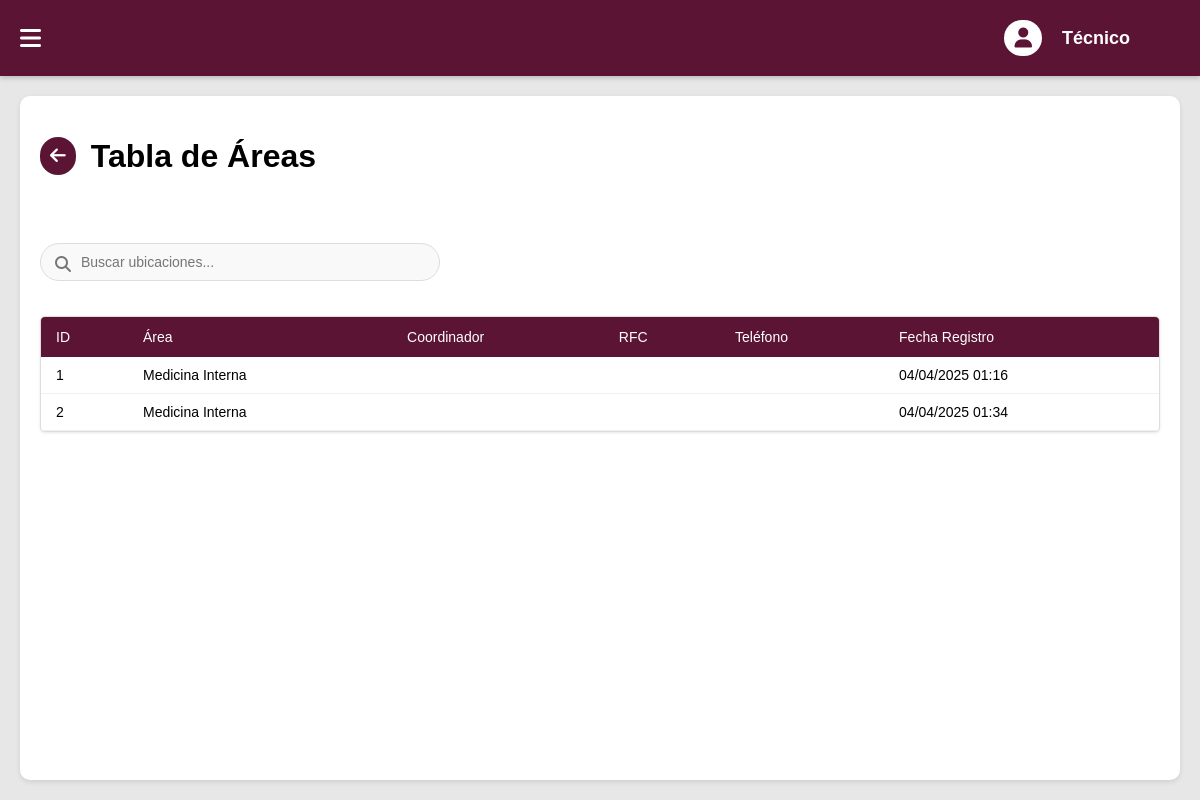
The page /Panel/tablasT/tablaUbicacionesT.php on the database its author committed.
### tables this page shows
CREATE TABLE `ubicaciones` (
  `id` int(11) NOT NULL,
  `nombre_ubicacion` varchar(100) NOT NULL,
  `nombre_area` varchar(100) NOT NULL,
  `nombre_familia` varchar(100) NOT NULL,
  `fecha_creacion` timestamp NOT NULL DEFAULT current_timestamp(),
  `fecha_actualizacion` timestamp NOT NULL DEFAULT current_timestamp() ON UPDATE current_timestamp()
);

### Panel/tablasT/tablaUbicacionesT.php (the view, shortened to what this page needs)
<?php
require_once __DIR__ . '/../../config/conexion.php';
?>
<html lang="es">
<head>
    <link rel="stylesheet" href="../../CSS/tablas.css">
    <link rel="stylesheet" href="../../CSS/admin.css">
    <link rel="stylesheet" href="../../CSS/inventario.css">
    <link rel="stylesheet" href="https://cdnjs.cloudflare.com/ajax/libs/font-awesome/6.7.2/css/all.min.css">
</head>
<body>
    <header class="headerPanel">
        <div class="menu-icon" onclick="toggleMenu()">
            <i class="fas fa-bars"></i>
        </div>
        <div class="user-info">
            <i class="fas fa-user"></i>
            <span>Técnico</span>
        </div>
    </header>
    <main class="main-content">
        <h1>
            <a href="../tablasT.php" class="back-btn">
                <i class="fas fa-arrow-left"></i>
            </a>
            Tabla de Áreas
        </h1><br><br>
        <div class="search-container">
            <i class="fas fa-search search-icon"></i>
            <input type="text" id="searchInput" placeholder="Buscar ubicaciones..." class="search-input">
        </div>
        <div class="table-container">
            <table class="scrollable-table" id="locationsTable">
                <thead>
                    <tr>
                        <th>ID</th>
                        <th>Área</th>
                        <th>Coordinador</th>
                        <th>RFC</th>
                        <th>Teléfono</th>
                        <th>Fecha Registro</th>
                    </tr>
                </thead>
                <tbody>
                    <?php
                    $query = "SELECT * FROM ubicaciones ORDER BY id ASC";
                    $result = mysqli_query($conectar, $query);
                    while ($row = mysqli_fetch_assoc($result)) {
                        echo "<tr>";
                        echo "<td>{$row['id']}</td>";
                        echo "<td>" . htmlspecialchars($row['nombre_area']) . "</td>";
                        echo "<td>" . htmlspecialchars($row['coordinador']) . "</td>";
                        echo "<td>" . htmlspecialchars($row['rfc']) . "</td>";
                        echo "<td>" . htmlspecialchars($row['telefono']) . "</td>";
                        echo "<td>" . date('d/m/Y H:i', strtotime($row['fecha_creacion'])) . "</td>";
                        echo "</tr>";
                    }
                    ?>
                </tbody>
            </table>
        </div>
    </main>
</body>
</html>

### CSS/tablas.css (style rules this page uses)
.table-container { max-width: 100%; overflow: auto; border: 1px solid #ddd; border-radius: 5px; margin: 20px 0; background: white; max-height: 75vh; box-shadow: 0 1px 3px rgba(0,0,0,0.1); }
.scrollable-table { width: max-content; min-width: 100%; border-collapse: collapse; font-size: 14px; }
.scrollable-table th { background-color: #5c1434; color: white; position: sticky; top: 0; padding: 12px 15px; text-align: left; font-weight: normal; white-space: nowrap; }
.scrollable-table td { padding: 10px 15px; border-bottom: 1px solid #f0f0f0; vertical-align: middle; }
.search-container { position: relative; flex-grow: 1; max-width: 400px; }
.search-input { width: 100%; padding: 10px 15px 10px 40px; border: 1px solid #ddd; border-radius: 20px; font-size: 14px; transition: all 0.3s; background-color: #f9f9f9; }
.search-icon { position: absolute; left: 15px; top: 50%; transform: translateY(-50%); color: #777; }
.search-container { position: relative; margin-bottom: 20px; max-width: 400px; }
.search-input { width: 100%; padding: 10px 15px 10px 40px; border: 1px solid #ddd; border-radius: 20px; font-size: 14px; }

### CSS/admin.css (style rules this page uses)
html, body { height: 100%; margin: 0; padding: 0; font-family: Arial, sans-serif; background-color: #e7e7e7; display: flex; flex-direction: column; }
.headerPanel { background-color: #5c1434; color: white; padding: 20px 20px; display: flex; justify-content: space-between; align-items: center; box-shadow: 0 2px 5px rgba(0, 0, 0, 0.2); width: 100%; box-sizing: border-box; }
.menu-icon { font-size: 24px; cursor: pointer; }
.user-info { display: flex; align-items: center; gap: 20px; padding-right: 50px; }
.user-info i { font-size: 20px; color: #5c1434; background-color: white; border-radius: 30px; padding: 8px 10px; }
.user-info span { font-size: 18px; font-weight: bold; }
.main-content { flex: 1; padding: 20px; background-color: white; margin: 20px; border-radius: 10px; box-shadow: 0 2px 5px rgba(0, 0, 0, 0.1); transition: margin-left 0.3s ease; }

### CSS/inventario.css (style rules this page uses)
.back-btn { color: white; text-decoration: none; font-size: 18px; margin-right: 15px; border-radius: 20px; padding: 10px; background-color: #5c1434; transition: background-color 0.3s,color 0.3s; }
h1 { display: flex; align-items: center; }
input, select, textarea { width: 100%; padding: 10px; margin-bottom: 15px; border: 1px solid #ccc; border-radius: 4px; font-size: 1rem; background-color: #fff; }
input, select, textarea, button { margin-top: 10px; }
input, select { transition: all 0.3s ease; }

### rows shown on the page
ubicaciones: id "1", nombre_area "Medicina Interna", fecha_creacion "04/04/2025 01:16"
ubicaciones: id "2", nombre_area "Medicina Interna", fecha_creacion "04/04/2025 01:34"
